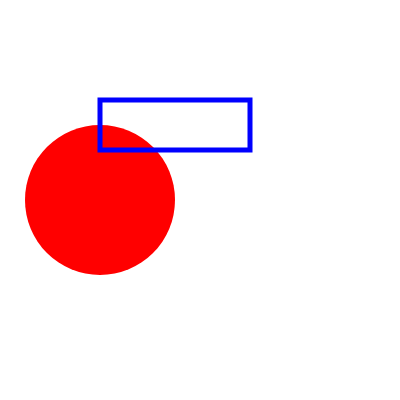
Frame 1 (no input)
Frame 60 (no input): identical to frame 1, image omitted
Frame 120 (the mouse pressed at the canvas centre since frame 60): identical to frame 1, image omitted

The p5.js sketch that drew this single still picture (run headless with seeded random() and noise() and a simulated clock; from frame 60 on, the mouse is pressed at the canvas centre):

// p5.js sketch
// ── sketch.js
function setup() {
  createCanvas(400, 400);
}

function draw() {
  background(255);
  strokeWeight(5);
  
  fill(255, 0, 0);
  noStroke();
  ellipse(100, 200, 150, 150);
  fill(100, 0, 100);
  noFill();
  stroke(0, 0, 255);
  rect(100, 100, 150, 50);
}
